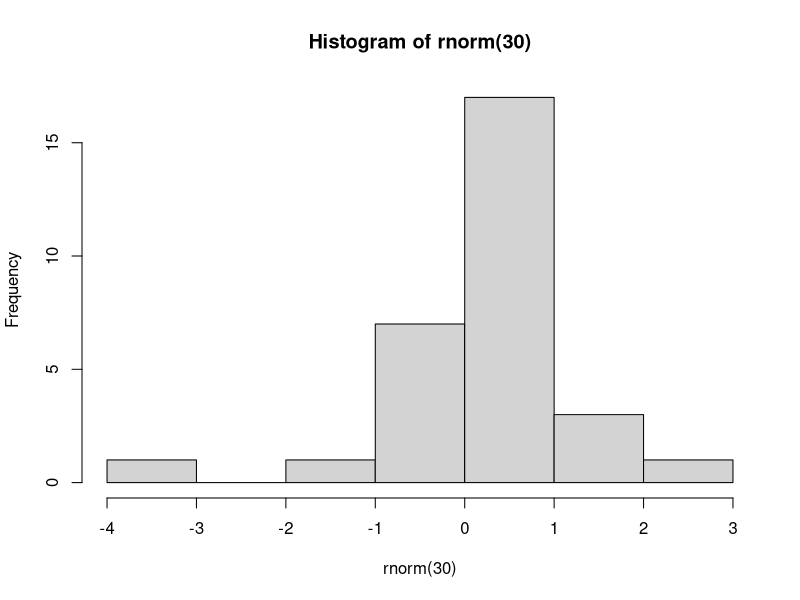

Source code (R):
## ---- chunk 1
#| label: fig-hist
#| fig-cap: "A simple histogram of 30 random values."
hist(rnorm(30))
